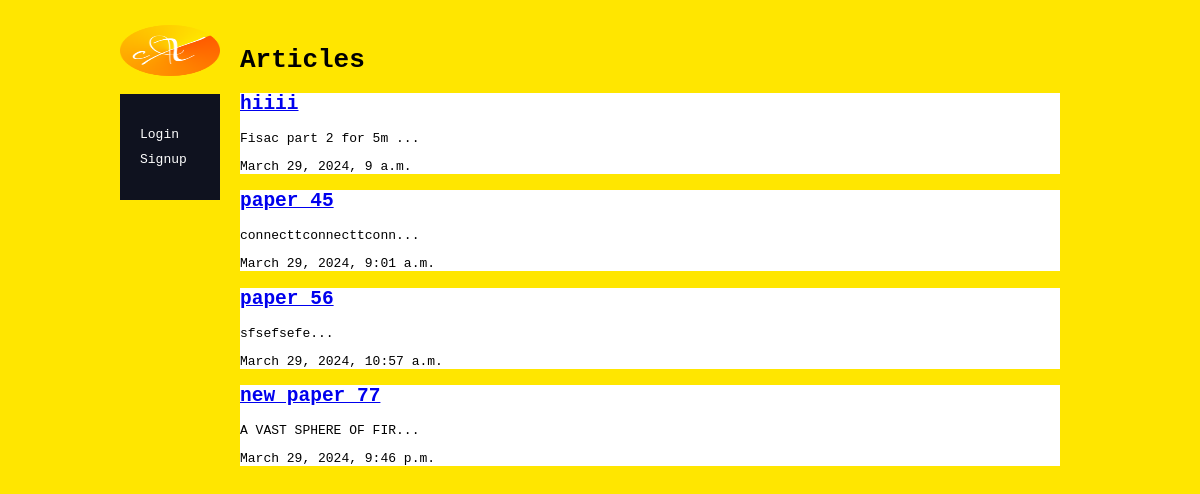
The page /articles/ on the database as committed earlier.
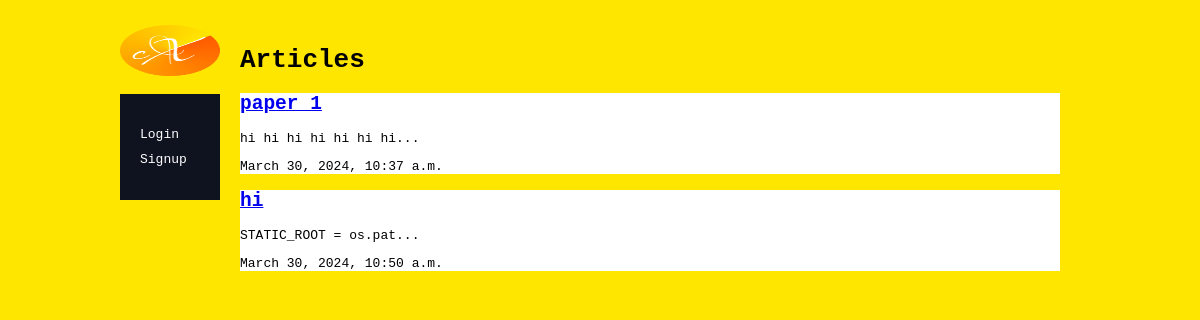
The same page on the database as committed later.
### articles/models.py (models this page shows, shortened)
class Article(models.Model):
    title = models.CharField(max_length=100)
    slug = models.SlugField()
    body = models.TextField()
    date = models.DateTimeField(auto_now_add=True)
    thumb = models.ImageField(default='default.png', blank=True)
    author = models.ForeignKey(User, default=None, on_delete=models.CASCADE)
    approved = models.BooleanField(default=False)
    def snippet(self):
        return self.body[:20] + '...'

### articles/views.py (the view)
# urls.py: path('', views.article_list, name='list'),
def article_list(request):
    articles = Article.objects.all().order_by('date')
    return render(request, 'articles/article_list.html', {'articles': articles})

### articles/templates/articles/article_list.html
{% extends 'base_layout.html' %}
{% block content %}
            <h1>Articles</h1>
                {% for article in articles %}
                   <div class="article-cell">
                        <h2><a href="{% url 'articles:detail' slug=article.slug %}">{{ article.title }}</a></h2>
                        <p>{{ article.snippet }}</p>
                        <p>{{ article.date }}</p>
                    </div>
                {% endfor %}
        </div>
{% endblock %}

### templates/base_layout.html (shortened to what this page needs)
{% load static %}
<html>
    <head>
        <link rel="stylesheet" href="{% static 'styles.css' %}">
    </head>
    <body>
        <div class="wrapper">
            <header>
                <h1><a href="{% url 'home' %}"><img src="{% static 'logo.png' %}" style="width:100px;height:51px;"></a></h1>
                <nav class="sidebar">
                    <ul>
                        {% if user.is_authenticated %}
                        <li>
                            <form class="logout-link" action="{% url 'accounts:logout' %}" method="post">
                                {% csrf_token %}
                                <button type="submit">Logout</button>
                            </form>
                        </li>
                        <li><a href="{% url 'articles:create' %}">Create</a></li>
                        {% else %}
                        <li><a href="{% url 'accounts:login' %}">Login</a></li>
                        <li><a href="{% url 'accounts:signup' %}">Signup</a></li>
                        {% endif %}
                    </ul>
                </nav>
            </header>
            <div class="content">
                {% block content %}
                {% endblock %}
            </div>
    </body>
</html>

### assets/styles.css (style rules this page uses)
body { background-color: #FFE600; color: #000; }
body * { font-family: monospace; }
.wrapper { max-width: 960px; margin: 0 auto; display: grid; grid-template-columns: auto 1fr; }
.sidebar { background-color: #0f121f; color: #fff; padding: 20px; }
.sidebar ul { list-style-type: none; padding: 0; }
.sidebar li { margin-bottom: 10px; }
.sidebar a { color: #fff; text-decoration: none; }
.content { padding: 20px; }
.article-cell { background-color: #fff; }

Rows that differ between the two databases and show on the page:
removed Article: title "hiiii", snippet "Fisac part 2 for 5m ...", date "March 29, 2024, 9 a.m."
removed Article: title "paper 45", snippet "connecttconnecttconn...", date "March 29, 2024, 9:01 a.m."
removed Article: title "paper 56", snippet "sfsefsefe...", date "March 29, 2024, 10:57 a.m."
removed Article: title "new paper 77", snippet "A VAST SPHERE OF FIR...", date "March 29, 2024, 9:46 p.m."
added Article: title "paper 1", snippet "hi hi hi hi hi hi hi...", date "March 30, 2024, 10:37 a.m."
added Article: title "hi", snippet "STATIC_ROOT = os.pat...", date "March 30, 2024, 10:50 a.m."
